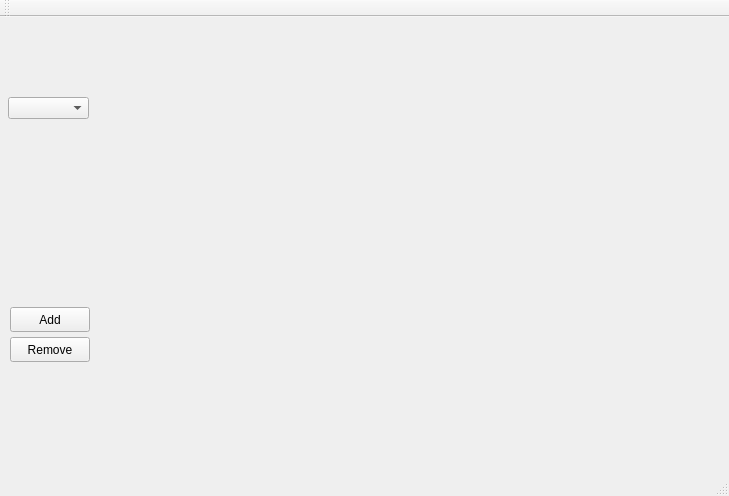
<?xml version="1.0" encoding="UTF-8"?>
<ui version="4.0">
 <class>Window</class>
 <widget class="QMainWindow" name="Window">
  <property name="geometry">
   <rect>
    <x>0</x>
    <y>0</y>
    <width>729</width>
    <height>496</height>
   </rect>
  </property>
  <property name="windowTitle">
   <string>Window</string>
  </property>
  <widget class="QWidget" name="centralWidget">
   <widget class="QPushButton" name="Remove">
    <property name="geometry">
     <rect>
      <x>10</x>
      <y>320</y>
      <width>80</width>
      <height>25</height>
     </rect>
    </property>
    <property name="text">
     <string>Remove</string>
    </property>
   </widget>
   <widget class="QPushButton" name="addItem">
    <property name="geometry">
     <rect>
      <x>10</x>
      <y>290</y>
      <width>80</width>
      <height>25</height>
     </rect>
    </property>
    <property name="text">
     <string>Add</string>
    </property>
   </widget>
   <widget class="QWidget" name="verticalLayoutWidget">
    <property name="geometry">
     <rect>
      <x>100</x>
      <y>0</y>
      <width>611</width>
      <height>421</height>
     </rect>
    </property>
    <layout class="QVBoxLayout" name="layout">
     <property name="sizeConstraint">
      <enum>QLayout::SetNoConstraint</enum>
     </property>
    </layout>
   </widget>
   <widget class="QComboBox" name="GraphBox">
    <property name="geometry">
     <rect>
      <x>8</x>
      <y>80</y>
      <width>81</width>
      <height>22</height>
     </rect>
    </property>
   </widget>
  </widget>
  <widget class="QMenuBar" name="menuBar">
   <property name="geometry">
    <rect>
     <x>0</x>
     <y>0</y>
     <width>729</width>
     <height>21</height>
    </rect>
   </property>
  </widget>
  <widget class="QToolBar" name="mainToolBar">
   <attribute name="toolBarArea">
    <enum>TopToolBarArea</enum>
   </attribute>
   <attribute name="toolBarBreak">
    <bool>false</bool>
   </attribute>
  </widget>
  <widget class="QStatusBar" name="statusBar"/>
 </widget>
 <layoutdefault spacing="6" margin="11"/>
 <resources/>
 <connections/>
</ui>
